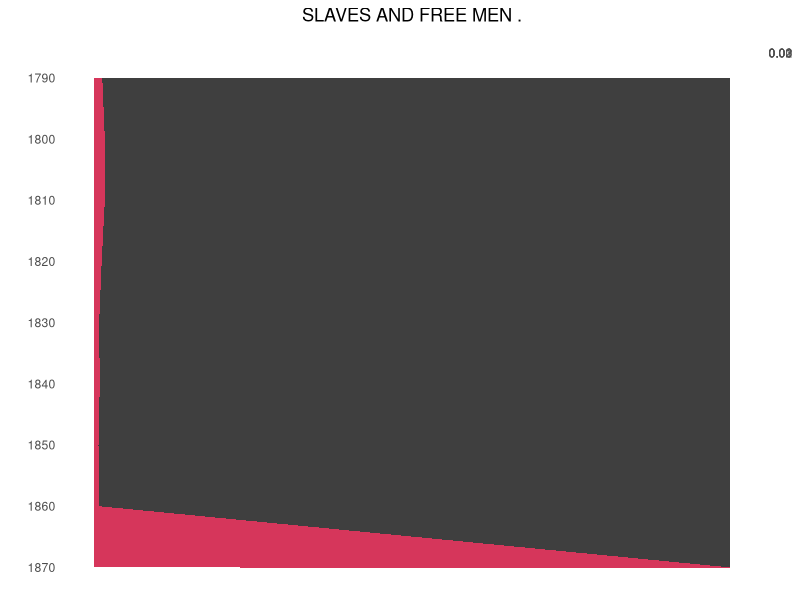

Write R code to recreate this figure.
# All Data Input from Original Charts can be found at 
# https://medium.com/nightingale/w-e-b-du-bois-staggering-data-visualizations-are-as-powerful-today-as-they-were-in-1900-64752c472ae4

# Load Required Libraries
##############################################################################
library(data.table)
library(ggplot2)
library(dplyr)

# Load Data From Nightingale
##############################################################################
g0 <- data.table(year = rep(c(1790,1800,1810,1820,1830,1840,1850,1860,1870),2),
                 group = c(rep("Slaves",9),rep("Free",9)),
                 per = c(0.987,0.983,0.983,0.988,0.992,0.991,0.993,0.992,0,
                         0.013,0.017,0.017,0.012,0.008,0.009,0.007,0.008,1))

# Create Chart
##############################################################################
ggplot(g0, aes(x=year, y=per, fill=group)) +
  geom_area(alpha = 0.8, size=1) +
  coord_flip() +
  scale_x_reverse(breaks = as.numeric(seq(1790, 1870, by=10))) +
  scale_y_reverse(position = "top", breaks = as.numeric(seq(0, 0.03, by=0.01))) +
  theme_minimal() +
  scale_fill_manual(values=c('#CB0432','#101010')) +
  theme(plot.title = element_text(hjust = 0.5),
        legend.position = "none",
        panel.grid.major = element_blank(),
        panel.grid.minor = element_blank()) +
  labs(title = "SLAVES AND FREE MEN .",
       x="", y="")